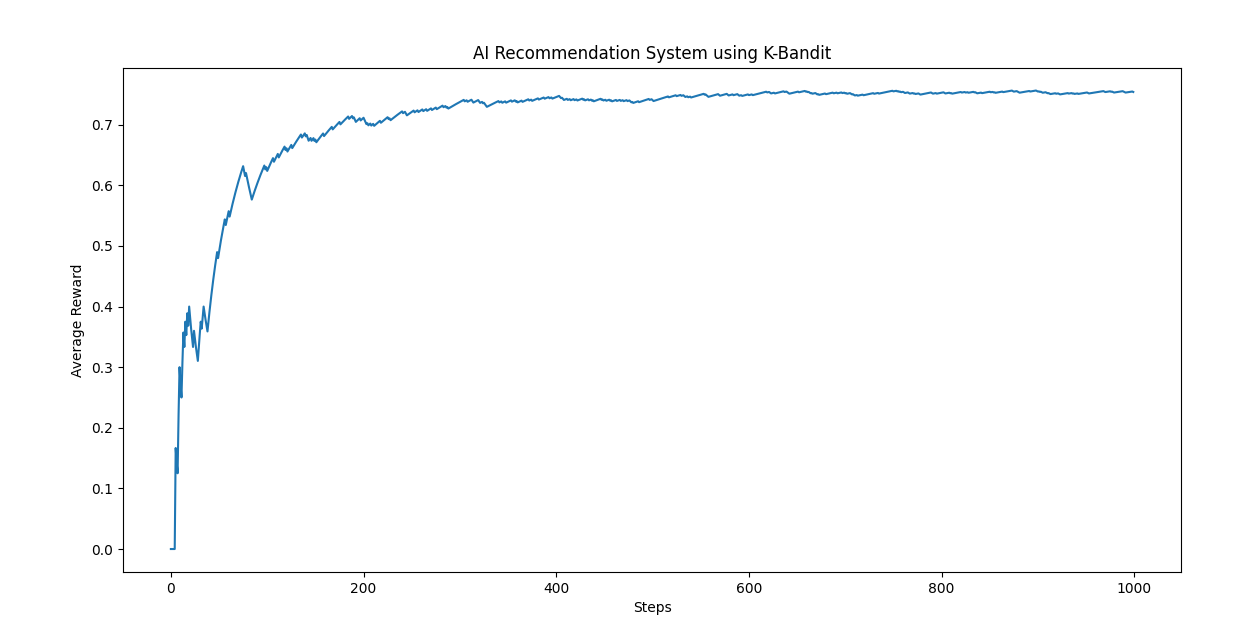

Generate this figure with Python:
import numpy as np
import matplotlib.pyplot as plt

# Number of recommendations
k = 5

items = ["Movie A", "Movie B", "Movie C", "Movie D", "Movie E"]

# True reward probabilities
true_rewards = [0.2, 0.5, 0.8, 0.3, 0.6]

# Estimated values
Q = np.zeros(k)

# Count of selections
N = np.zeros(k)

epsilon = 0.1
steps = 1000

rewards = []

for step in range(steps):

    # Exploration
    if np.random.rand() < epsilon:
        action = np.random.randint(k)

    # Exploitation
    else:
        action = np.argmax(Q)

    # Simulated reward
    reward = 1 if np.random.rand() < true_rewards[action] else 0

    # Update count
    N[action] += 1

    # Update estimated value
    Q[action] += (1 / N[action]) * (reward - Q[action])

    rewards.append(reward)

# Average reward
avg_rewards = np.cumsum(rewards) / (np.arange(steps) + 1)

# Plot
plt.plot(avg_rewards)
plt.xlabel("Steps")
plt.ylabel("Average Reward")
plt.title("AI Recommendation System using K-Bandit")
plt.show()

# Best recommendation
best_item = items[np.argmax(Q)]

print("Best Recommended Item:", best_item)
